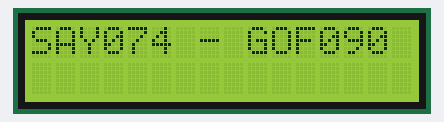
A sketch run on a simulated Arduino Uno, built with avr-gcc and run on an emulated ATmega328P. Parts: 16×2 character LCD.

Above: at 0.1 s.
At 3.1 s:
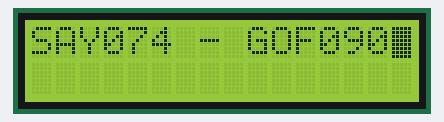
At 6.6 s:
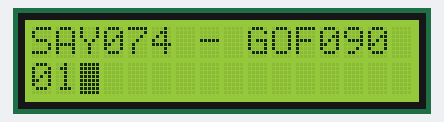
At 10.1 s:
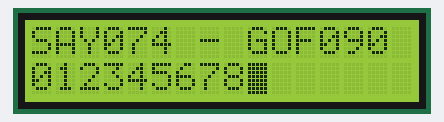
At 22.1 s:
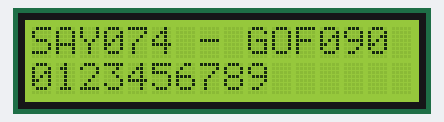
At 36.1 s:
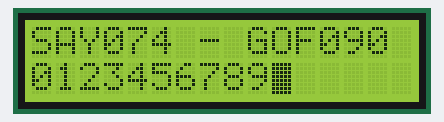

Measured:
- what the display in image 1 shows lasts 3.0 s, from 3.1 s to 6.1 s
- what the display in image 2 shows lasts 0.5 s, from 6.6 s to 7.1 s

The sketch:

checkpoint1.ino
```cpp
// include the library code:
#include <LiquidCrystal.h>

// initialize the library with the numbers of the interface pins
LiquidCrystal lcd(12, 11, 5, 4, 3, 2);

void setup() {
  // set up the LCD's number of columns and rows:
  lcd.begin(16, 2);

  // Print a message to the LCD.
  lcd.print("SAY074 - GOF090");
}

void loop() {
  // Turn off the display:
  lcd.noBlink();
  delay(3000);

 // Turn on the blinking cursor:
  lcd.blink();
  delay(3000);
    lcd.setCursor(0, 1);//เลื่อน cursor
    for (int thisLetter = 0; thisLetter <= 9; thisLetter++) {
    lcd.setCursor(thisLetter,1);
    lcd.print(thisLetter);
    delay(500);
    }

}
```
